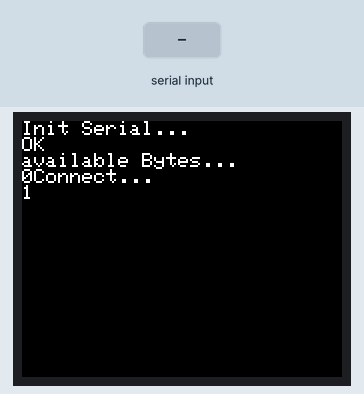
A sketch run on a simulated Arduino Uno, built with avr-gcc and run on an emulated ATmega328P. On the bench: 160×128 colour display. The inputs (shaded band) are chosen by the test bench. What the sketch prints to the serial monitor is not drawn.

Above: at 0.2 s.
At 1.2 s:
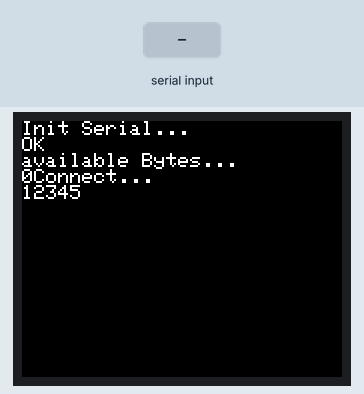
1.3 s: byte 16 (0x10) received over Serial
At 1.9 s:
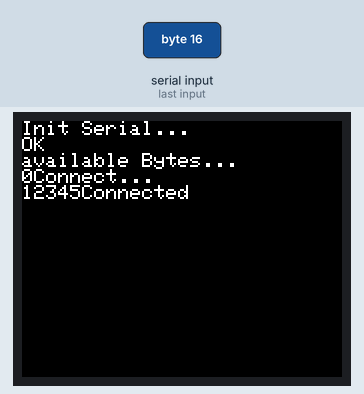
Timing chart, 0 to 4.3 s (numbered marks = the images above; inputs shaded):
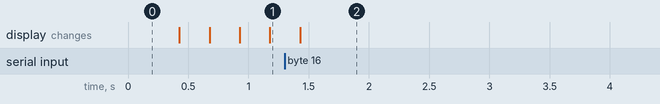

Measured:
- after the input at 1.3 s, the display: changes after 0.13 s (image 2)

The sketch:

AlexECU_OLED.ino
```cpp
#include "Arduino.h"
#include "SPI.h"

//-----------OLED 2 ----------
#include <Adafruit_GFX.h>    // Core graphics library
#include <Adafruit_ST7735.h> // Hardware-specific library
// For the breakout, you can use any 2 or 3 pins
// These pins will also work for the 1.8" TFT shield
#define TFT_CS     10
#define TFT_RST    8  // you can also connect this to the Arduino reset
// in which case, set this #define pin to 0!
#define TFT_DC     9

// Option 1 (recommended): must use the hardware SPI pins
// (for UNO thats sclk = 13 and sid = 11) and pin 10 must be
// an output. This is much faster - also required if you want
// to use the microSD card (see the image drawing example)
Adafruit_ST7735 tft = Adafruit_ST7735(TFT_CS,  TFT_DC, TFT_RST);

//--------- Variablen ----------------

int rxByteNum;
byte rxData;
int tachWert; // U/min
int geschw; // Geschwindigkeit
int injTime; // Inejctor pulse time
float lph; // Liter pro Stunde
float lp100km; //  Liter pro 100km
unsigned long dispTime = 0, lastDispTime = 0, sensorTime = 0;


void setup() {
  // put your setup code here, to run once:

  // Use this initializer if you're using a 1.8" TFT
  tft.initR(INITR_BLACKTAB);   // initialize a ST7735S chip, black tab
  tft.setRotation(1);         // Darstellung des Displays
  tft.setTextWrap(true);    //automatischer Zeilenumbruch
  tft.fillScreen(ST7735_BLACK); //Display füllen
  tft.setTextColor(ST7735_WHITE);
  tft.setTextSize(1);
  tft.println("Init Serial... ");
  Serial.begin(9600);
  while (!Serial) {
    //Warten auf serielle Schnittstelle
  }
  tft.println("OK ");
  rxData = 0;
  byte txData = 0;
  bool conStatus = false;
  int rxByteNum = Serial.available();
  int versuch = 0;
  int i = 0;

  tft.println("available Bytes...  ");
  tft.print(rxByteNum, DEC);
  tft.println("Connect...  ");

  while (conStatus == false) {
    // ECU Initialisieren
    versuch++;
    tft.print(versuch, DEC);
    //------- Sende Init String an ECU ----
    txData = 0xFF;
    Serial.write(txData);
    Serial.write(txData);
    txData = 0xEF;
    Serial.write(txData);
    delay(250);
    rxByteNum = Serial.available();
    while (Serial.available() > 0) {
      rxData = Serial.read();
      // wenn ECU sich korrekt meldet
      if (rxData == 0x10) {
        conStatus = true;
        tft.println("Connected  ");
      }
    }
  }

  Serial.write( 0x5A );
  Serial.write( 0x00 );//MSB Tacho
  Serial.write( 0x5A );
  Serial.write( 0x01 );//LSB Tacho
  Serial.write( 0x5A );
  Serial.write( 0x0b );//Speed
  Serial.write( 0x5A );
  Serial.write( 0x14 );//MSB Injector pulse Time
  Serial.write( 0x5A );
  Serial.write( 0x15 );//LSB Injector pulse Time (WErt/100 (mS))
  // Beachten: im Empfangsstream muss "number of data bytes to follow" angepasst werden

  while (Serial.available() > 0) {
    rxData = Serial.read();
    tft.println("Daten vorhanden");
    // Antworten auslesen (jedoch nicht auswerten
  }

  rxData = 0;
  tachWert = 0; // U/min
  geschw = 0; // Geschwindigkeit
  injTime = 0; // Inejctor pulse time
  lph = 0; // Liter pro Stunde
  lp100km = 0; //  Liter pro 100km

  lastDispTime = millis();
  tft.setTextSize(2);
  Serial.flush();
  Serial.write( 0xF0 );// Go ahead termination
  // Jetzt streamen die Daten
}
//-------------------------------------------------------------------------------------------------------------------------

void loop() {
  // put your main code here, to run repeatedly:
  rxByteNum = Serial.available();

  // Antwort Format: 0xFF <- FrameStart; 0xXX <- Anzahl der folgenden Bytes; ...folgende Bytes

  //was soll hier passieren: wenn der Inputbuffer mehr als 7 Bytes enthält soll der Buffer ausgelesen werden
  // Rahmenanfang finden, prüfen ob 5 byte folgen, einmal berechnen

  if (rxByteNum > 7) {
    if (Serial.read() == 0xFF) {
      if (Serial.read() == 0x05) { // falls mehr Daten gestreamt werden hier "number of data bytes" anpassen (ordentlich programmieren)
        // -------------- Umdrehungen pro Min -------------------
        rxData = Serial.read(); // tachMSB
        tachWert = rxData << 8; // shift MSB
        rxData = Serial.read(); // Tach LSB
        tachWert = tachWert | (byte)rxData;
        tachWert = tachWert * 12.5;

        // ------------ Geschwindigkeit -------------------
        rxData = Serial.read(); // Geschwindigkeit
        geschw = rxData * 2; // in km/h

        // --------------Inejctor pulse time -----------------
        rxData = Serial.read(); // tachMSB
        injTime = rxData << 8; // shift MSB
        rxData = Serial.read(); // Tach LSB
        injTime = injTime | (byte)rxData;
        injTime = injTime / 100; // in ms
      }
    }
    Serial.flush();
    //Anzeigeupdate nach Zeit
    dispTime = millis();
    if ((dispTime - lastDispTime) > 500) {
      // --------------Verbrauch Berechnung -----------------
      lph = 4 * (((float)tachWert / 60000) * (float)injTime) * 16.2;

      tft.fillScreen(ST7735_BLACK); //Display füllen
      tft.setCursor(40, 40);
      //      tft.print("Um/min ");
      //tft.println(geschw);
      if (geschw > 0) {
        lp100km = ((lph / geschw) * 100);
        tft.print(lp100km);
        tft.setCursor(30, 80);
        tft.print(" l/100km");
      }
      else {
        tft.print(lph);
        tft.setCursor(30, 80);
        tft.print(" l/h");
      }

      lastDispTime = millis();
    }
  }
}

//-----------------------OLED Funktionen---------------------------------------
//void testdrawtext(char *text, uint16_t color) {
//  //tft.setCursor(0, 0);
//  tft.setTextColor(color);
//  tft.setTextWrap(true);
//  tft.print(text);
//}
```
